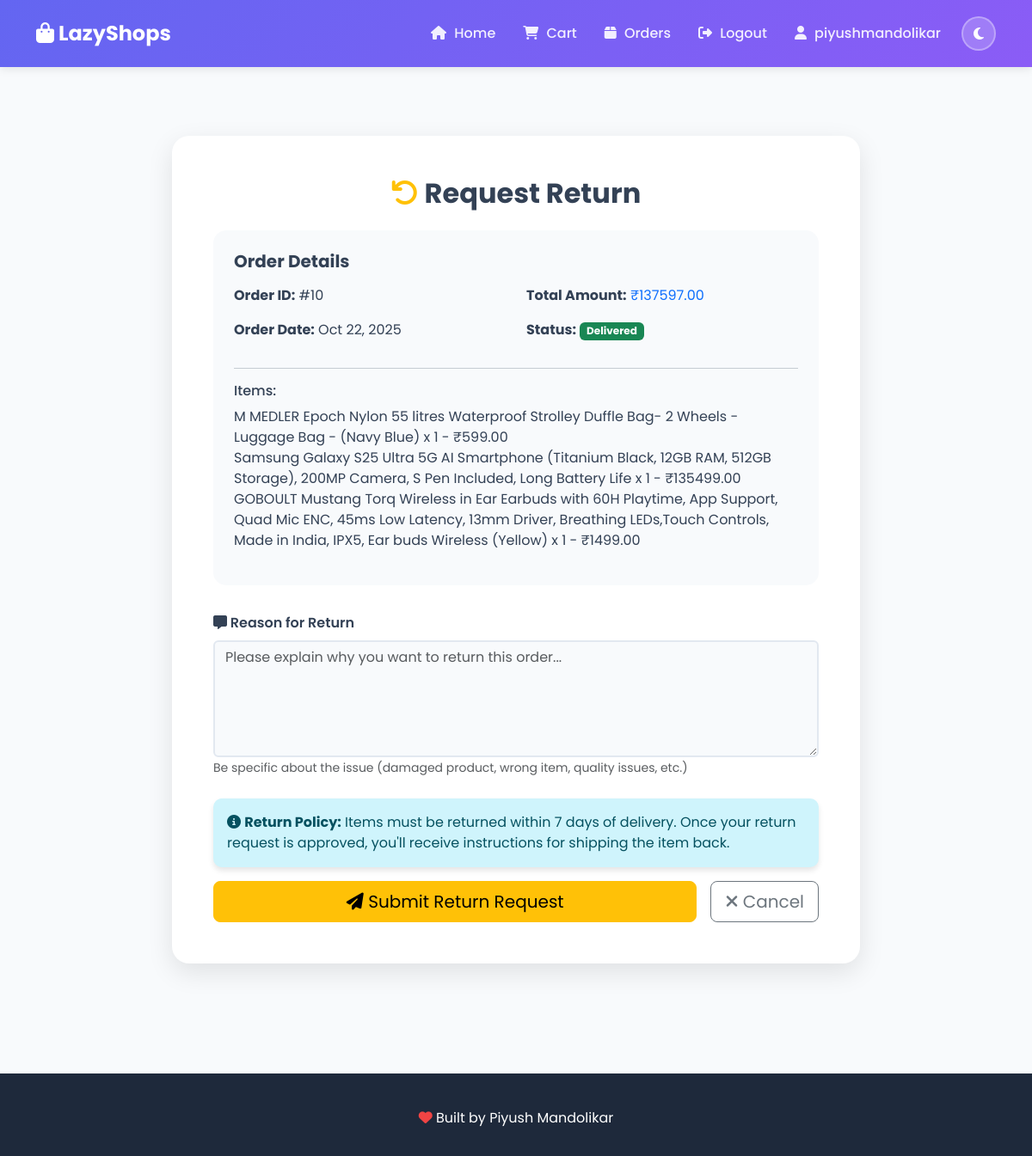
The page /request-return/10/ (signed in) on the database its author committed.
### shop/models.py (models this page shows, shortened)
class Order(models.Model):
    STATUS_CHOICES = [
        ('pending', 'Pending'),
        ('processing', 'Processing'),
        ('shipped', 'Shipped'),
        ('delivered', 'Delivered'),
        ('cancelled', 'Cancelled'),
    ]
    customer = models.ForeignKey(User, on_delete=models.CASCADE)
    total_price = models.DecimalField(max_digits=10, decimal_places=2)
    address = models.CharField(max_length=300)
    phone = models.CharField(max_length=20)
    date = models.DateTimeField(default=datetime.datetime.now)
    status = models.CharField(max_length=20, choices=STATUS_CHOICES, default='pending')

class OrderItem(models.Model):
    order = models.ForeignKey(Order, on_delete=models.CASCADE, related_name='items')
    product = models.ForeignKey(Product, on_delete=models.CASCADE)
    quantity = models.IntegerField(default=1)
    price = models.DecimalField(max_digits=10, decimal_places=2)

class Product(models.Model):
    name = models.TextField()
    price = models.DecimalField(max_digits=10, decimal_places=2)
    description = models.TextField()
    image = models.ImageField(upload_to='products/', blank=True, null=True)  # Keep for backward compatibility
    stock = models.IntegerField(default=0)
    seller = models.ForeignKey(User, on_delete=models.CASCADE, related_name='products')
    created_at = models.DateTimeField(auto_now_add=True)

### shop/views.py (the view, shortened to what this page needs)
# urls.py: path('request-return/<int:order_id>/', views.request_return, name='request_return'),
@login_required(login_url='login')
def request_return(request, order_id):
    order = get_object_or_404(Order, id=order_id, customer=request.user)
    if order.status != 'delivered':
        messages.error(request, 'Only delivered orders can be returned.')
        return redirect('order_history')
    if order.return_requests.exists():
        messages.warning(request, 'A return request already exists for this order.')
        return redirect('order_history')
    return render(request, 'request_return.html', {'order': order})

### shop/models.py (called while the page is built)
    def is_seller(self):
        return self.user_type == 'seller'

### templates/request_return.html (shortened to what this page needs)
{% extends 'base.html' %}
{% block content %}
<div class="return-card">
    <h2 class="mb-4 fw-bold text-center">
        <i class="fas fa-undo text-warning"></i> Request Return
    </h2>
    <div class="order-summary">
        <h5 class="mb-3 fw-bold">Order Details</h5>
        <div class="row">
            <div class="col-md-6">
                <p><strong>Order ID:</strong> #{{ order.id }}</p>
                <p><strong>Order Date:</strong> {{ order.date|date:"M d, Y" }}</p>
            </div>
            <div class="col-md-6">
                <p><strong>Total Amount:</strong> <span class="text-primary">₹{{ order.total_price }}</span></p>
                <p><strong>Status:</strong> <span class="badge bg-success">{{ order.get_status_display }}</span></p>
            </div>
        </div>
        <hr>
        <h6 class="mb-2">Items:</h6>
        <ul class="list-unstyled">
            {% for item in order.items.all %}
            <li>{{ item.product.name }} x {{ item.quantity }} - ₹{{ item.price }}</li>
            {% endfor %}
        </ul>
    </div>
    <form method="post">
        <div class="mb-4">
            <label class="form-label fw-semibold">
                <i class="fas fa-comment-alt"></i> Reason for Return
            </label>
            <textarea name="reason" class="form-control" rows="5" placeholder="Please explain why you want to return this order..." required></textarea>
            <small class="text-muted">Be specific about the issue (damaged product, wrong item, quality issues, etc.)</small>
        </div>
        <div class="alert alert-info">
            <i class="fas fa-info-circle"></i>
            <strong>Return Policy:</strong> Items must be returned within 7 days of delivery. Once your return request is approved, you'll receive instructions for shipping the item back.
        </div>
        <div class="d-flex gap-3">
            <button type="submit" class="btn btn-warning btn-lg flex-fill">
                <i class="fas fa-paper-plane"></i> Submit Return Request
            </button>
            <a href="{% url 'order_history' %}" class="btn btn-outline-secondary btn-lg">
                <i class="fas fa-times"></i> Cancel
            </a>
        </div>
    </form>
</div>
{% endblock %}

### templates/base.html (shortened to what this page needs)
<!DOCTYPE html>
<html lang="en" data-bs-theme="light">
<head>
    <link href="https://cdn.jsdelivr.net/npm/bootstrap@5.3.2/dist/css/bootstrap.min.css" rel="stylesheet">
    <link rel="stylesheet" href="https://cdnjs.cloudflare.com/ajax/libs/font-awesome/6.5.1/css/all.min.css">
</head>
<body>
<nav class="navbar navbar-expand-lg navbar-dark">
    <div class="container">
        <a class="navbar-brand" href="{% url 'home' %}">
            <i class="fas fa-shopping-bag"></i> LazyShops
        </a>
        <div class="collapse navbar-collapse" id="navbarNav">
    <ul class="navbar-nav ms-auto align-items-center">
        <li class="nav-item">
            <a class="nav-link" href="{% url 'home' %}">
                <i class="fas fa-home"></i> Home
            </a>
        </li>
        {% if user.is_authenticated %}
            {% if user.profile.is_seller %}
                <li class="nav-item">
                    <a class="nav-link" href="{% url 'seller_dashboard' %}">
                        <i class="fas fa-tachometer-alt"></i> Dashboard
                    </a>
                </li>
                <li class="nav-item">
                    <a class="nav-link" href="{% url 'add_product' %}">
                        <i class="fas fa-plus-circle"></i> Add Product
                    </a>
                </li>
            {% else %}
                <li class="nav-item">
                    <a class="nav-link" href="{% url 'cart' %}">
                        <i class="fas fa-shopping-cart"></i> Cart
                    </a>
                </li>
                <li class="nav-item">
                    <a class="nav-link" href="{% url 'order_history' %}">
                        <i class="fas fa-box"></i> Orders
                    </a>
                </li>
            {% endif %}
            <li class="nav-item">
                <a class="nav-link" href="{% url 'logout' %}">
                    <i class="fas fa-sign-out-alt"></i> Logout
                </a>
            </li>
            <li class="nav-item">
                <span class="nav-link">
                    <i class="fas fa-user"></i> {{ user.username }}
                </span>
            </li>
        {% endif %}
        <li class="nav-item ms-2">
            <button class="theme-toggle" id="themeToggle" title="Toggle theme">
                <i class="fas fa-moon" id="themeIcon"></i>
            </button>
        </li>
    </ul>
</div>
    </div>
</nav>
    <div class="container main-container fade-in">
        {% block content %}{% endblock %}
    </div>
    <footer>
        <div class="container text-center">
                        <p class="mb-0 mt-2">
                <i class="fas fa-heart" style="color: #ef4444;"></i> Built by Piyush Mandolikar
            </p>
        </div>
    </footer>
</body>
</html>

### templates/base.html (style rules this page uses)
:root { --primary-color: #6366f1; --secondary-color: #8b5cf6; --dark-color: #1e293b; --light-color: #f8fafc; --success-color: #10b981; --danger-color: #ef4444; }
[data-bs-theme="light"] { --bs-body-bg: #f8fafc; --bs-body-color: #334155; --card-bg: #ffffff; }
* { margin: 0; padding: 0; box-sizing: border-box; }
body { font-family: 'Poppins', sans-serif; background-color: var(--bs-body-bg); color: var(--bs-body-color); transition: background-color 0.3s ease, color 0.3s ease; }
.navbar { background: linear-gradient(135deg, var(--primary-color), var(--secondary-color)); box-shadow: 0 2px 10px rgba(0,0,0,0.1); padding: 1rem 0; }
.navbar-brand { font-size: 1.5rem; font-weight: 700; color: white !important; }
.navbar-nav .nav-link { color: rgba(255,255,255,0.9) !important; font-weight: 500; margin: 0 0.5rem; transition: all 0.3s ease; }
.nav-link i { margin-right: 5px; }
.theme-toggle { background: rgba(255,255,255,0.2); border: 2px solid rgba(255,255,255,0.3); color: white; border-radius: 50%; width: 40px; height: 40px; display: flex; align-items: center; justify-content: center; cursor: pointer; transition: all 0.3s ease; }
.alert { border-radius: 10px; border: none; box-shadow: 0 4px 6px rgba(0,0,0,0.1); animation: slideDown 0.5s ease; }
.main-container { min-height: calc(100vh - 200px); padding: 2rem 0; }
footer { background: var(--dark-color); color: white; padding: 2rem 0; margin-top: 4rem; }
.fade-in { animation: fadeIn 0.8s ease; }

### templates/request_return.html (style rules this page uses)
.return-card { background: var(--card-bg); border-radius: 20px; padding: 3rem; box-shadow: 0 10px 30px rgba(0,0,0,0.1); max-width: 800px; margin: 2rem auto; }
.form-control, .form-control:focus { background: var(--bs-body-bg); color: var(--bs-body-color); border: 2px solid #e2e8f0; }
.order-summary { background: var(--bs-body-bg); padding: 1.5rem; border-radius: 15px; margin-bottom: 2rem; }

### rows shown on the page
Order: id "10", date "Oct 22, 2025", total_price "137597.00", status "Delivered"
OrderItem: product.name "M MEDLER Epoch Nylon 55 litres Waterproof Strolley Duffle Bag- 2 Wheels - Luggage Bag - (Navy Blue)", quantity "1", price "599.00"
OrderItem: product.name "Samsung Galaxy S25 Ultra 5G AI Smartphone (Titanium Black, 12GB RAM, 512GB Storage), 200MP Camera, S Pen Included, Long Battery Life", quantity "1", price "135499.00"
OrderItem: product.name "GOBOULT Mustang Torq Wireless in Ear Earbuds with 60H Playtime, App Support, Quad Mic ENC, 45ms Low Latency, 13mm Driver, Breathing LEDs,Touch Controls, Made in India, IPX5, Ear buds Wireless (Yellow)", quantity "1", price "1499.00"

### other values the page prints
{{ user.username }} "piyushmandolikar"
